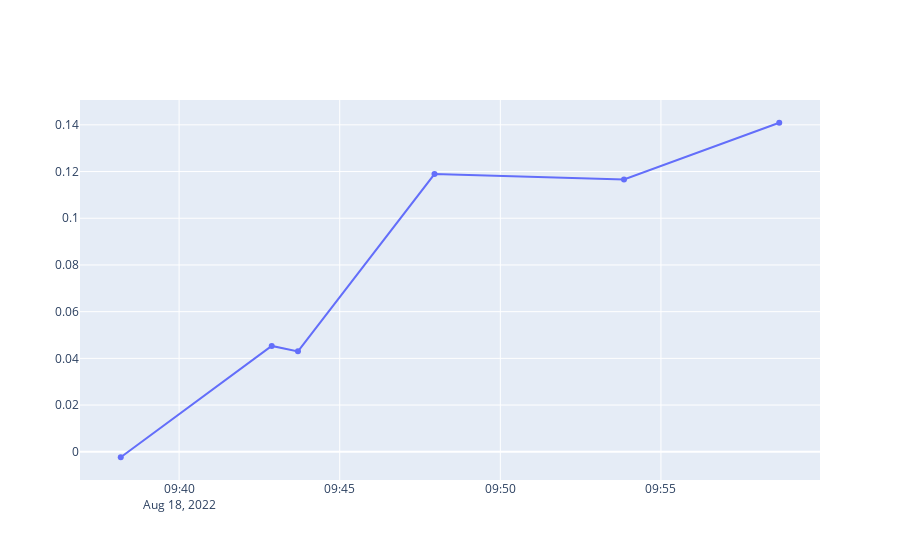

Write notebook code for a chart like this one.
### Markdown cell above
# performance analysis

### Code cell
x_values = df_trade['net value'].index
# x_values = [i for i in range(len(df_trade))]

fig = go.Figure(data=[
    go.Scatter(name='log-OFI', x=x_values, y=df_trade['net value']),
],
)
fig.show()

### Figure 1 — Plotly figure (JSON) as saved in the notebook; plotly's stock layout.template omitted (floating-point values rounded to 4 significant figures)
{"data": [{"name": "log-OFI", "type": "scatter", "x": ["2022-08-18T09:38:11", "2022-08-18T09:42:53", "2022-08-18T09:43:42", "2022-08-18T09:47:57", "2022-08-18T09:53:51", "2022-08-18T09:58:41"], "y": [-0.002343, 0.04532, 0.04299, 0.1189, 0.1166, 0.1409]}], "layout": {}}
